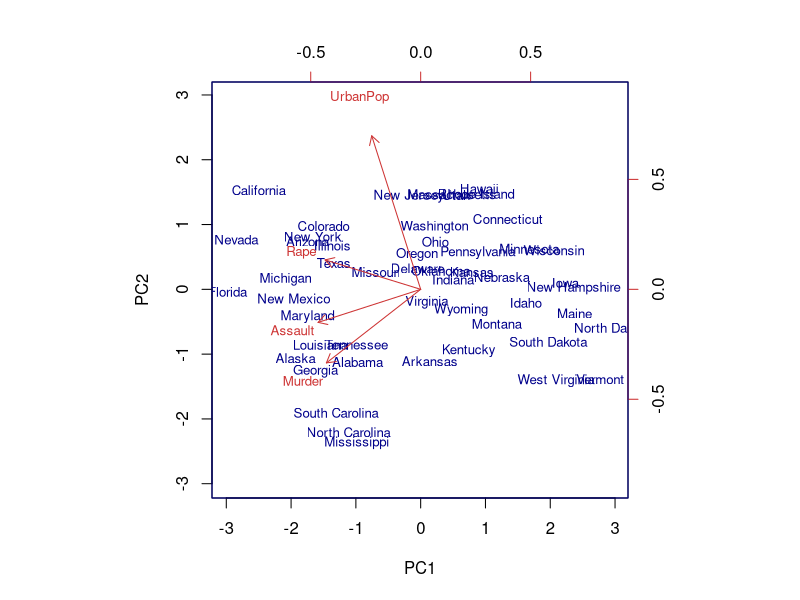
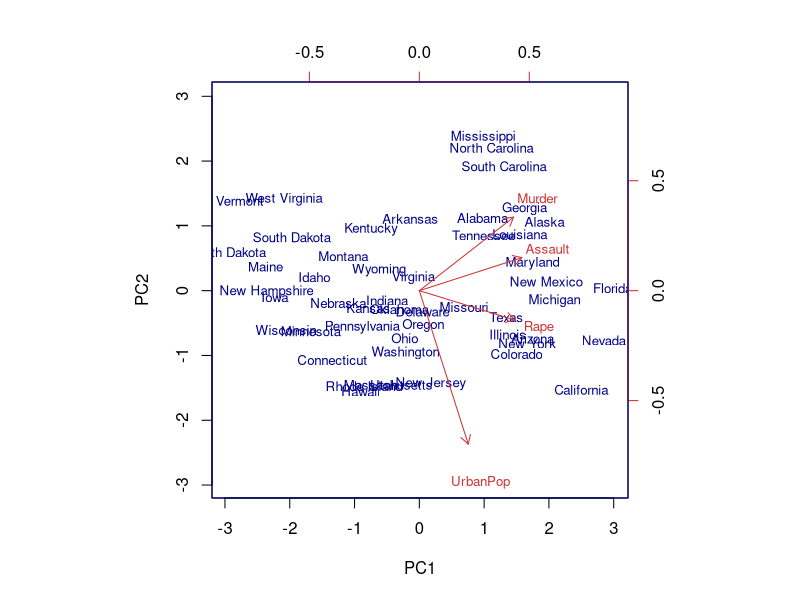
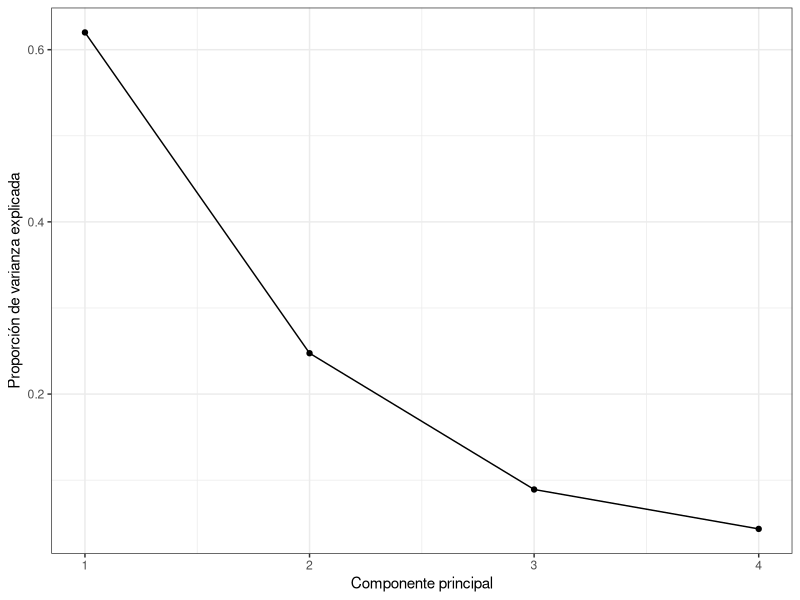
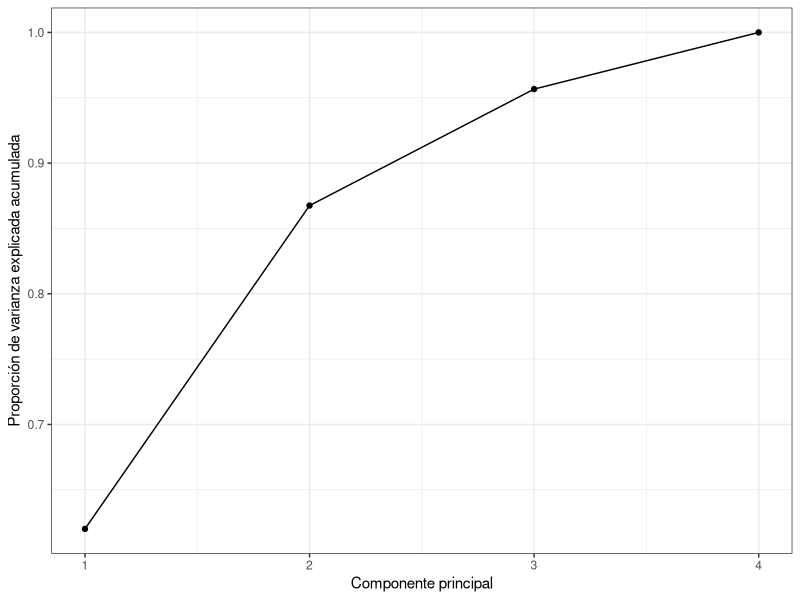

The R script that drew these images, in order:

#### Ejemplo de cuentas

set.seed(2018)#para fijar la semilla
datos <- data.frame(X1 = rnorm(10,5,2), X2 = rnorm(10,3,3)) 
datos

datos_centrados <- datos 
datos_centrados$X1 <- datos$X1 - mean(datos$X1) 
datos_centrados$X2 <- datos$X2 - mean(datos$X2) 
datos_centrados

matriz_cov <- cov(datos_centrados) 
matriz_cov

eigen <- eigen(matriz_cov) 
eigen$values#(autovalores)

eigen$vectors#(autovectores)

# Producto matricial 

M<-as.matrix(datos_centrados,nrow=10,ncol=2)
pc_scores <-M%*%eigen$vectors
colnames(pc_scores) <- c("PC1", "PC2") 

pc_scores

datos_recuperados <-pc_scores %*% t(eigen$vectors) #t(eigen$vectors)=solve(eigen$vectors) pues los
#autovectores son ortogonales entres sí, ya que son autovectores de una matriz simétrica.

datos_recuperados[, 1] <- datos_recuperados[, 1] + mean(datos$X1) 
datos_recuperados[, 2] <- datos_recuperados[, 2] + mean(datos$X2) 
datos_recuperados

datos
###############################################

### Ejemplo de componentes principales

data("USArrests") 
head(USArrests)

dim(USArrests)#[1] 50  4

PrinComp <- prcomp(USArrests, scale = TRUE)# es lo mismo que prcomp(USArrests,center=TRUE, scale = TRUE) 
names(PrinComp)

PrinComp$center# media

PrinComp$scale# desvio

PrinComp$rotation# loadings (autovectores)

PrinComp$sdev# raiz cuadrada de los autovalores

head(PrinComp$x)# scores

dim(PrinComp$x)

biplot(x = PrinComp, scale = 0, cex = 0.8, col = c("blue4", "brown3"))

pca<-PrinComp
pca$rotation <- -PrinComp$rotation 
pca$x <- -PrinComp$x 
biplot(x = pca, scale = 0, cex = 0.8, col = c("blue4", "brown3"))

library(ggplot2) 
PrinComp$sdev^2

prop_varianza <- PrinComp$sdev^2/sum(PrinComp$sdev^2) 
prop_varianza

ggplot(data = data.frame(prop_varianza, pc = 1:4),aes(x = pc, y = prop_varianza)) + 
  geom_point() + 
  geom_line() +
  theme_bw() + 
  labs(x = "Componente principal", y = "Proporción de varianza explicada")

prop_varianza_acum <- cumsum(prop_varianza) 
prop_varianza_acum

ggplot(data = data.frame(prop_varianza_acum, pc = 1:4), aes(x = pc, y = prop_varianza_acum, group = 1)) + 
  geom_point() + 
  geom_line() + 
  theme_bw() + 
  labs(x = "Componente principal", y = "Proporción de varianza explicada acumulada")
